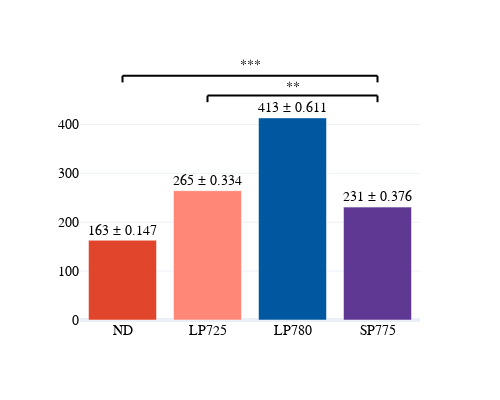

Write notebook code for a chart like this one.
### Code cell
import plotly.graph_objects as go
import scipy
label = "mth"
color = [ "#E1462C", "#FF8777", "#0059A0","#5F3893"]
filter = ["ND", "LP725", "LP780", "SP775"]
fig = go.Figure()

if label == "pce":
    attr_pce = np.load("xai/results/eg_abs_global_pce.npy")

    fig.add_traces(go.Bar(x = filter, 
                        y=attr_pce.sum(axis =1), 
                        text = [str(i) + " ± " + str(np.round(j,3)) for i,j in zip(np.round(attr_pce.sum(axis =1),2), attr_pce.std(axis =1))], 
                        textposition='outside',
                        textfont=dict(size=16, family="Helvetica", color="rgb(0,0,0)"),
                        marker_color=color))

    fig.update_yaxes(zerolinewidth = 4, range = [0,4.5])


    f1 = scipy.stats.f_oneway(attr_pce[0],attr_pce[1],attr_pce[2],attr_pce[3], axis=0)[1]
    f2 = scipy.stats.f_oneway(attr_pce[1],attr_pce[2],attr_pce[3], axis=0)[1]
    fig = add_p_value_annotation(fig, array_columns = [[0,3],[1,3]], p_value = [f1,f2], _format=dict(interline=0.09, text_height=1.08, color='black'))

else: 
    attr_mth = np.load("xai/results/eg_abs_global_mth.npy")

    fig.add_traces(go.Bar(x = filter, 
                        y=attr_mth.sum(axis =1), 
                        text = [str(int(i)) + " ± " + str(np.round(j,3)) for i,j in zip(np.round(attr_mth.sum(axis =1)), attr_mth.std(axis =1))], 
                        textposition='outside',
                        textfont=dict(size=16, family="Helvetica", color="rgb(0,0,0)"),
                        marker_color=color))

    fig.update_yaxes(zerolinewidth = 4, range = [0,450])

    t1 = scipy.stats.ttest_ind(a=attr_mth[1], b=attr_mth[3], equal_var=False)[1]
    t2 = scipy.stats.ttest_ind(a=attr_mth[0], b=attr_mth[3], equal_var=False)[1]
    fig = add_p_value_annotation(fig, array_columns = [[1,3],[0,3]], p_value = [t1,t2], _format=dict(interline=0.09, text_height=1.08, color='black'))

fig.update_layout(
    showlegend=False,
    legend_title=" ",
    template="plotly_white",
    height=400,
    width=500,
    font=dict(
        family="Helvetica",
        color="#000000",
        size = 14
    ),
)

#fig.write_image("xai/images/" + label +"/1D/1D_global_filter.png", scale=2)

fig.show()

### Figure 1 — Plotly figure (JSON) as saved in the notebook; plotly's stock layout.template omitted (floating-point values rounded to 4 significant figures)
{"data": [{"marker": {"color": ["#E1462C", "#FF8777", "#0059A0", "#5F3893"]}, "text": ["163 ± 0.147", "265 ± 0.334", "413 ± 0.611", "231 ± 0.376"], "textfont": {"color": "rgb(0,0,0)", "family": "Helvetica", "size": 16}, "textposition": "outside", "type": "bar", "x": ["ND", "LP725", "LP780", "SP775"], "y": [163.1, 264.5, 413.4, 230.9]}], "layout": {"annotations": [{"font": {"color": "black", "size": 14}, "showarrow": false, "text": "**", "textangle": 0, "x": 2, "xref": "x", "y": 1.102, "yref": "y domain"}, {"font": {"color": "black", "size": 14}, "showarrow": false, "text": "***", "textangle": 0, "x": 1.5, "xref": "x", "y": 1.199, "yref": "y domain"}], "font": {"color": "#000000", "family": "Helvetica", "size": 14}, "height": 400, "legend": {"title": {"text": " "}}, "shapes": [{"line": {"color": "black", "width": 2}, "type": "line", "x0": 1, "x1": 1, "xref": "x", "y0": 1.02, "y1": 0.99, "yref": "y domain"}, {"line": {"color": "black", "width": 2}, "type": "line", "x0": 1, "x1": 3, "xref": "x", "y0": 1.02, "y1": 1.02, "yref": "y domain"}, {"line": {"color": "black", "width": 2}, "type": "line", "x0": 3, "x1": 3, "xref": "x", "y0": 1.02, "y1": 0.99, "yref": "y domain"}, {"line": {"color": "black", "width": 2}, "type": "line", "x0": 0, "x1": 0, "xref": "x", "y0": 1.11, "y1": 1.08, "yref": "y domain"}, {"line": {"color": "black", "width": 2}, "type": "line", "x0": 0, "x1": 3, "xref": "x", "y0": 1.11, "y1": 1.11, "yref": "y domain"}, {"line": {"color": "black", "width": 2}, "type": "line", "x0": 3, "x1": 3, "xref": "x", "y0": 1.11, "y1": 1.08, "yref": "y domain"}], "showlegend": false, "width": 500, "yaxis": {"range": [0, 450], "zerolinewidth": 4}}}
